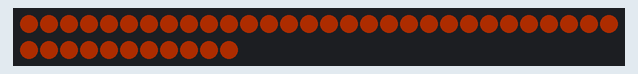
The sketch below on a simulated Arduino Uno, built with avr-gcc and run on an emulated ATmega328P. Shown: 41 RGB LEDs in strip order, left to right, continuing on the next row. Dim RGB values are drawn brighter than linear.

Above: at 0.4 s.
At 38.79 s:
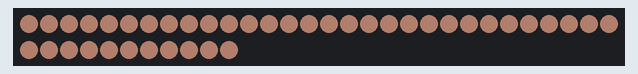

The sketch:

example-08-pulse.ino
```cpp
//
// Arduino Light Studies examples
// Jonas Vorwerk 2018
// https://jonasvorwerk.nl
//

#include "FastLED.h"

#define NUM_LEDS    41

#define DATA_PIN    12
#define CLOCK_PIN   13
#define LED_TYPE    APA102
#define COLOR_ORDER BGR

#define FRAMES_PER_SECOND 30

byte hue = 20;
byte sat = 255;
byte val = 255;

CRGB leds[NUM_LEDS];

void setup() {
  //FastLED.addLeds<LED_TYPE, DATA_PIN>(leds, NUM_LEDS);
  //FastLED.addLeds<LED_TYPE,DATA_PIN,COLOR_ORDER>(leds, NUM_LEDS);
  FastLED.addLeds<LED_TYPE,DATA_PIN,CLOCK_PIN,COLOR_ORDER>(leds, NUM_LEDS);
  FastLED.setBrightness(64);
  FastLED.clear();
}

void loop() {

  pulse_sat();

  FastLED.show();
  FastLED.delay(1000/FRAMES_PER_SECOND);

}

//functions here

void pulse_hue(){
  for( int i = 0; i < NUM_LEDS; i++) {
    leds[i] = CHSV(beatsin8(40, 64, 255), sat, val); //bpm, lowvalue, highvalue
  }
}

void pulse_sat(){
  for( int i = 0; i < NUM_LEDS; i++) {
    leds[i] = CHSV(hue, beatsin8(40, 64, 255), val); //bpm, lowvalue, highvalue
  }
}

void pulse_val(){
  for( int i = 0; i < NUM_LEDS; i++) {
    leds[i] = CHSV(hue, sat, beatsin8(40, 64, 255)); //bpm, lowvalue, highvalue
  }
}
```
